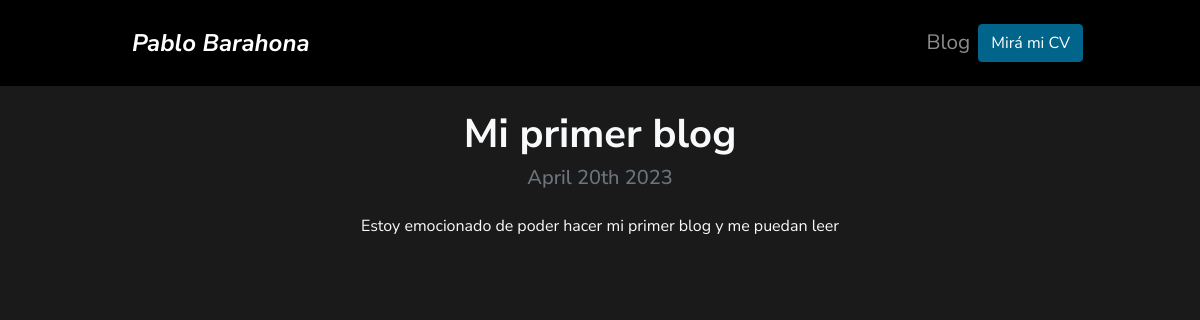
The page /blog/1 on the database its author committed.
### blog/models.py (models this page shows, shortened)
class Post(models.Model):
    title = models.CharField(max_length=100)
    description = models.TextField()
    image = models.ImageField(upload_to="blog/images")
    date = models.DateField(default=datetime.date.today)

### blog/views.py (the view)
# urls.py: path("<int:post_id>", views.post_detail, name="post_detail"),
def post_detail(request, post_id):
    post = get_object_or_404(Post, pk=post_id)
    return render(request, "post_detail.html", {"post": post})

### blog/templates/post_detail.html
{% extends 'layout.html' %}
{% block content %}
<div class="text-center">
  <h1>{{post.title}}</h1>
  <h2 class="my-2 h5 text-muted">{{post.date|date:'F jS Y'}}</h2>
  <div class="my-4">
  {{post.description|safe}}
  </div>
</div>
{% endblock %}

### portfolio/static/main.css (style rules this page uses)
body { background-color: #1a1a1a; font-family: 'Nunito Sans', sans-serif; font-weight: 400; font-size: 16px; }
h1, h2, h3, h4, h5, h6 { font-weight: 700; }
.text-light { color: #fff; }

### rows shown on the page
Post: title "Mi primer blog", date "April 20th 2023", description "Estoy emocionado de poder hacer mi primer blog y me puedan leer"
